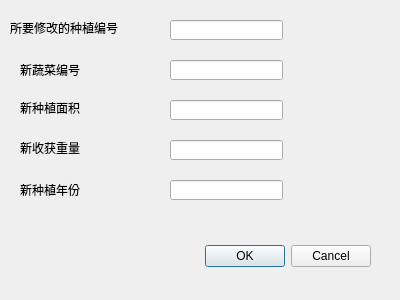
<?xml version="1.0" encoding="UTF-8"?>
<ui version="4.0">
 <class>editPlantDialog</class>
 <widget class="QDialog" name="editPlantDialog">
  <property name="geometry">
   <rect>
    <x>0</x>
    <y>0</y>
    <width>400</width>
    <height>300</height>
   </rect>
  </property>
  <property name="windowTitle">
   <string>Dialog</string>
  </property>
  <widget class="QDialogButtonBox" name="buttonBox">
   <property name="geometry">
    <rect>
     <x>30</x>
     <y>240</y>
     <width>341</width>
     <height>32</height>
    </rect>
   </property>
   <property name="orientation">
    <enum>Qt::Horizontal</enum>
   </property>
   <property name="standardButtons">
    <set>QDialogButtonBox::Cancel|QDialogButtonBox::Ok</set>
   </property>
  </widget>
  <widget class="QLabel" name="label">
   <property name="geometry">
    <rect>
     <x>10</x>
     <y>200</y>
     <width>171</width>
     <height>81</height>
    </rect>
   </property>
   <property name="text">
    <string/>
   </property>
  </widget>
  <widget class="QLabel" name="label_2">
   <property name="geometry">
    <rect>
     <x>10</x>
     <y>20</y>
     <width>121</width>
     <height>16</height>
    </rect>
   </property>
   <property name="text">
    <string>所要修改的种植编号</string>
   </property>
  </widget>
  <widget class="QLabel" name="label_3">
   <property name="geometry">
    <rect>
     <x>20</x>
     <y>60</y>
     <width>61</width>
     <height>20</height>
    </rect>
   </property>
   <property name="text">
    <string>新蔬菜编号</string>
   </property>
  </widget>
  <widget class="QLabel" name="label_4">
   <property name="geometry">
    <rect>
     <x>20</x>
     <y>100</y>
     <width>61</width>
     <height>16</height>
    </rect>
   </property>
   <property name="text">
    <string>新种植面积</string>
   </property>
  </widget>
  <widget class="QLabel" name="label_5">
   <property name="geometry">
    <rect>
     <x>20</x>
     <y>140</y>
     <width>61</width>
     <height>16</height>
    </rect>
   </property>
   <property name="text">
    <string>新收获重量</string>
   </property>
  </widget>
  <widget class="QLabel" name="label_6">
   <property name="geometry">
    <rect>
     <x>20</x>
     <y>180</y>
     <width>61</width>
     <height>20</height>
    </rect>
   </property>
   <property name="text">
    <string>新种植年份</string>
   </property>
  </widget>
  <widget class="QLineEdit" name="prenumber">
   <property name="geometry">
    <rect>
     <x>170</x>
     <y>20</y>
     <width>113</width>
     <height>20</height>
    </rect>
   </property>
  </widget>
  <widget class="QLineEdit" name="vegN">
   <property name="geometry">
    <rect>
     <x>170</x>
     <y>60</y>
     <width>113</width>
     <height>20</height>
    </rect>
   </property>
  </widget>
  <widget class="QLineEdit" name="plantA">
   <property name="geometry">
    <rect>
     <x>170</x>
     <y>100</y>
     <width>113</width>
     <height>20</height>
    </rect>
   </property>
  </widget>
  <widget class="QLineEdit" name="plantW">
   <property name="geometry">
    <rect>
     <x>170</x>
     <y>140</y>
     <width>113</width>
     <height>20</height>
    </rect>
   </property>
  </widget>
  <widget class="QLineEdit" name="plantY">
   <property name="geometry">
    <rect>
     <x>170</x>
     <y>180</y>
     <width>113</width>
     <height>20</height>
    </rect>
   </property>
  </widget>
 </widget>
 <resources/>
 <connections>
  <connection>
   <sender>buttonBox</sender>
   <signal>rejected()</signal>
   <receiver>editPlantDialog</receiver>
   <slot>reject()</slot>
   <hints>
    <hint type="sourcelabel">
     <x>316</x>
     <y>260</y>
    </hint>
    <hint type="destinationlabel">
     <x>286</x>
     <y>274</y>
    </hint>
   </hints>
  </connection>
 </connections>
</ui>
